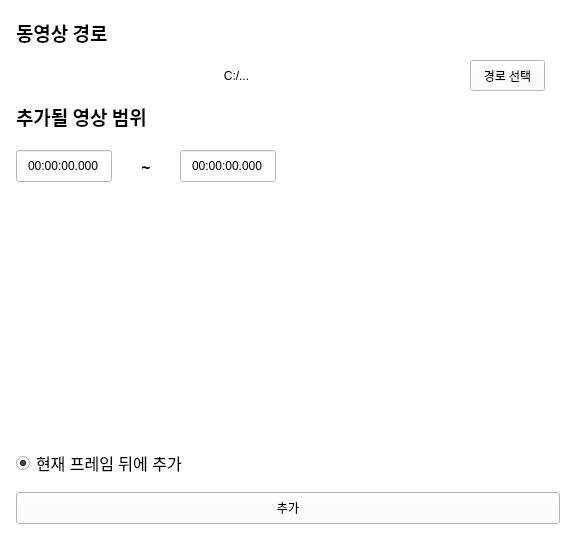
    <widget class="QWidget" name="w_addvideo" native="true">
     <property name="geometry">
      <rect>
       <x>0</x>
       <y>0</y>
       <width>576</width>
       <height>540</height>
      </rect>
     </property>
     <property name="styleSheet">
      <string notr="true">background-color: #ffffff;</string>
     </property>
     <widget class="QLabel" name="label_addvideo_src">
      <property name="geometry">
       <rect>
        <x>16</x>
        <y>16</y>
        <width>111</width>
        <height>32</height>
       </rect>
      </property>
      <property name="font">
       <font>
        <family>Noto Sans KR</family>
        <pointsize>14</pointsize>
        <bold>true</bold>
       </font>
      </property>
      <property name="text">
       <string>동영상 경로</string>
      </property>
     </widget>
     <widget class="QPushButton" name="btn_addvideo_apply">
      <property name="geometry">
       <rect>
        <x>16</x>
        <y>492</y>
        <width>544</width>
        <height>32</height>
       </rect>
      </property>
      <property name="styleSheet">
       <string notr="true"/>
      </property>
      <property name="text">
       <string>추가</string>
      </property>
      <property name="autoDefault">
       <bool>false</bool>
      </property>
      <property name="flat">
       <bool>false</bool>
      </property>
     </widget>
     <widget class="QLabel" name="label_addvideo_path">
      <property name="geometry">
       <rect>
        <x>16</x>
        <y>60</y>
        <width>441</width>
        <height>31</height>
       </rect>
      </property>
      <property name="text">
       <string>C:/...</string>
      </property>
      <property name="alignment">
       <set>Qt::AlignCenter</set>
      </property>
     </widget>
     <widget class="QPushButton" name="btn_addvideo_select_path">
      <property name="geometry">
       <rect>
        <x>470</x>
        <y>60</y>
        <width>75</width>
        <height>31</height>
       </rect>
      </property>
      <property name="text">
       <string>경로 선택</string>
      </property>
     </widget>
     <widget class="QLineEdit" name="edt_addvideo_rangestart_2">
      <property name="geometry">
       <rect>
        <x>16</x>
        <y>150</y>
        <width>96</width>
        <height>32</height>
       </rect>
      </property>
      <property name="text">
       <string>00:00:00.000</string>
      </property>
      <property name="alignment">
       <set>Qt::AlignCenter</set>
      </property>
     </widget>
     <widget class="QLineEdit" name="edt_addvideo_rangeend_2">
      <property name="geometry">
       <rect>
        <x>180</x>
        <y>150</y>
        <width>96</width>
        <height>32</height>
       </rect>
      </property>
      <property name="text">
       <string>00:00:00.000</string>
      </property>
      <property name="alignment">
       <set>Qt::AlignCenter</set>
      </property>
     </widget>
     <widget class="QLabel" name="label_34">
      <property name="geometry">
       <rect>
        <x>130</x>
        <y>150</y>
        <width>32</width>
        <height>32</height>
       </rect>
      </property>
      <property name="font">
       <font>
        <family>Noto Sans KR</family>
        <pointsize>12</pointsize>
        <bold>true</bold>
       </font>
      </property>
      <property name="text">
       <string>~</string>
      </property>
      <property name="alignment">
       <set>Qt::AlignCenter</set>
      </property>
     </widget>
     <widget class="QRadioButton" name="rbtn_addvideo_currentframe">
      <property name="geometry">
       <rect>
        <x>16</x>
        <y>450</y>
        <width>301</width>
        <height>26</height>
       </rect>
      </property>
      <property name="font">
       <font>
        <pointsize>12</pointsize>
       </font>
      </property>
      <property name="text">
       <string>현재 프레임 뒤에 추가</string>
      </property>
      <property name="checked">
       <bool>true</bool>
      </property>
     </widget>
     <widget class="QLabel" name="label_addvideo_src_2">
      <property name="geometry">
       <rect>
        <x>16</x>
        <y>100</y>
        <width>161</width>
        <height>32</height>
       </rect>
      </property>
      <property name="font">
       <font>
        <family>Noto Sans KR</family>
        <pointsize>14</pointsize>
        <bold>true</bold>
       </font>
      </property>
      <property name="text">
       <string>추가될 영상 범위</string>
      </property>
     </widget>
    </widget>
